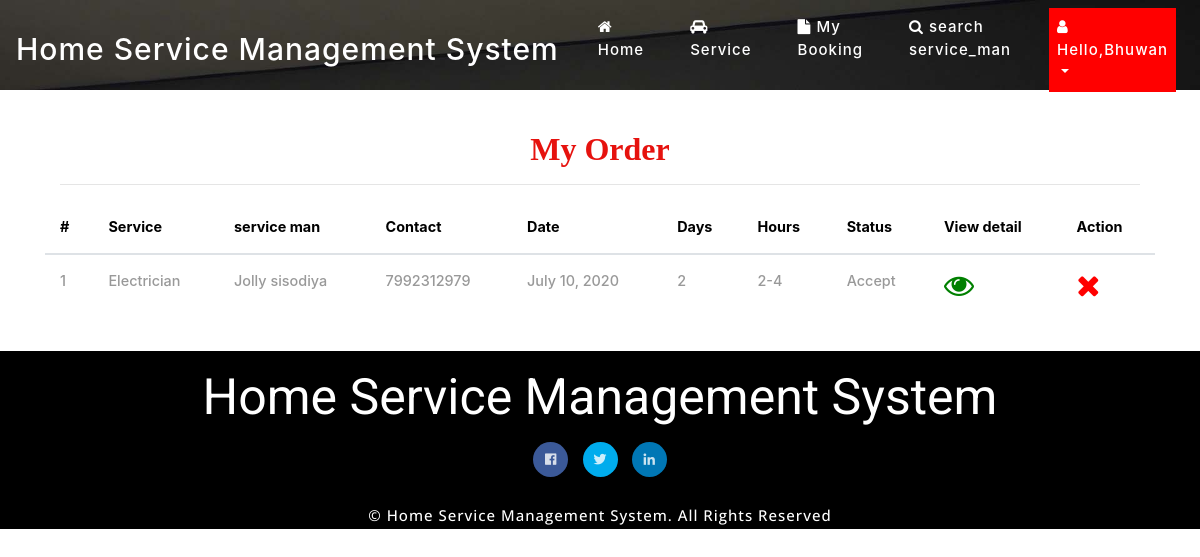
The page /customer_order (signed in) on the database its author committed.
### home_service/models.py (models this page shows, shortened)
class Order(models.Model):
    report_status = models.CharField(max_length=100, null=True)
    status = models.ForeignKey(Status,on_delete=models.CASCADE,null=True)
    service = models.ForeignKey(Service_Man, on_delete=models.CASCADE, null=True)
    customer = models.ForeignKey(Customer, on_delete=models.CASCADE, null=True)
    book_date = models.DateField(null=True)
    book_days = models.CharField(max_length=100, null=True)
    book_hours = models.CharField(max_length=100, null=True)

class Service_Man(models.Model):
    status = models.ForeignKey(Status, on_delete=models.CASCADE, null=True)
    city = models.ForeignKey(City, on_delete=models.CASCADE, null=True)
    user = models.ForeignKey(User, on_delete=models.CASCADE, null=True)
    contact = models.CharField(max_length=100, null=True)
    address = models.CharField(max_length=100, null=True)
    doj = models.DateField(null=True)
    dob = models.DateField(null=True)
    id_type = models.CharField(max_length=100, null=True)
    service_name = models.CharField(max_length=100, null=True)
    experience = models.CharField(max_length=100, null=True)
    id_card = models.FileField(null=True)
    image = models.FileField(null=True)

class Status(models.Model):
    status = models.CharField(max_length=30, null=True)

### home_service/views.py (the view)
# urls.py: path('customer_order',Customer_Order,name="customer_order"),
def Customer_Order(request):
    user= User.objects.get(id=request.user.id)
    error=""
    try:
        sign = Customer.objects.get(user=user)
        error = "pat"
    except:
        sign = Service_Man.objects.get(user=user)
        pass
    order = Order.objects.filter(customer=sign)
    d = {'error':error,'order':order}
    return render(request,'customer_order.html',d)

### home_service/templates/customer_order.html (shortened to what this page needs)
{% extends 'index.html' %}
{% load static %}
{% block body %}
	<div class="w3l_banner_info" style="height:10px">
		<div class="slider1">
			<div class="callbacks_container">
				<ul class="rslides" id="slider3">
					<li>
						<div class="slider1-img" style="height:90px">
							<div class="slider_banner_info">
							</div>
						</div>
					</li>
				</ul>
			</div>
		</div>
	</div>
</header>
<div class="container-fluid" style="margin-top:10%">
               <div class="container">
                            <div class="container-fluid">
                               <h2 style="font-weight:bold;font-family : 'Monotype Corsiva' ; color : #E6120E ;margin-top:5%" align="center">My Order</h2><hr>
                            </div>
                                <table class="table table-hover">
                                  <thead>
                                    <tr>
                                      <th style="color:black">#</th>
                                      <th style="color:black">Service</th>
                                      <th style="color:black">service man</th>
                                      <th style="color:black">Contact</th>
                                      <th style="color:black">Date</th>
                                      <th style="color:black">Days</th>
                                      <th style="color:black">Hours</th>
                                      <th style="color:black">Status</th>
                                      <th style="color:black">View detail</th>
                                      <th style="color:black">Action</th>
                                  </tr>
                              </thead>
                              <tbody>
                              {% for i in order %}
                                <tr>
                                  <td>{{forloop.counter}}</td>
                                  <td>{{i.service.service_name}}</td>
                                  <td>{{i.service.user.first_name}} {{i.service.user.last_name}}</td>
                                  <td>{{i.service.contact}}</td>
                                  <td>{{i.book_date}}</td>
                                  <td>{{i.book_days}}</td>
                                  <td>{{i.book_hours}}</td>
                                  <td>{{i.status.status}}</td>
                                  <td><a href="{% url 'Booking_detail' i.id %}" ><i style="font-size:30px;color:green" class="fa fa-eye"></i></a></td>
                                  <td><a href="{% url 'delete_Booking' i.id %}" ><i style="font-size:30px;color:red" class="fa fa-times" onclick="return confirm('Are You Confirm?')"></i></a></td>
                              </tr>
                              {% endfor %}
                          </tbody>
                      </table>
             </div>
</div>
    {% endblock %}

### home_service/templates/index.html (shortened to what this page needs)
<!DOCTYPE html>
{% load static %}
<html>
<head>
<link href="{% static 'css/bootstrap.min.css' %}" rel="stylesheet" type="text/css" media="all">
<link href="{% static 'css/fontawesome-all.min.css' %}" rel="stylesheet" type="text/css" media="all">
<link href="{% static 'css/easy-responsive-tabs.css' %}" rel='stylesheet' type='text/css'/>
<link rel="stylesheet" href="{% static 'css/flexslider.css' %}" type="text/css" media="all">
<link rel="stylesheet" type="text/css" href="{% static 'css/style_common.css' %}" />
<link rel="stylesheet" type="text/css" href="{% static 'css/style1.css' %}" />
<link href="{% static 'css/style.css' %}" rel="stylesheet" type="text/css" media="all"/>
<link rel="stylesheet" href="https://cdnjs.cloudflare.com/ajax/libs/font-awesome/4.7.0/css/font-awesome.min.css">
</head>
<body>
<header>
	<nav class="navbar navbar-expand-lg navbar-light">
  <a class="navbar-brand" href="{% url 'home' %}" style="font-size:30px">Home Service Management System</a>
  <div class="collapse navbar-collapse" id="navbarSupportedContent">
    <ul class="navbar-nav ml-auto">
      {% if request.user.is_staff %}
        <li class="nav-item dropdown">
        <a class="nav-link dropdown-toggle" href="#" id="navbarDropdown" style="background-color:red" role="button" data-toggle="dropdown" aria-haspopup="true" aria-expanded="false">
          <i class="fa fa-user"></i> Hello,{{request.user.username}}
        </a>
        <div class="dropdown-menu" aria-labelledby="navbarDropdown">
          <a class="dropdown-item" href="{% url 'profile' %}">Profile</a>
          <a class="dropdown-item" href="{% url 'change_password' %}">Change Password</a>
          <a class="dropdown-item" href="{% url 'logout' %}">Logout</a>
        </div>
      </li>
        {% else %}
        {% if request.user.username %}
        {% if error == "pat" %}
        <li class="nav-item ">
        <a class="nav-link" href="{% url 'user_home' %}">
           <i class="fa fa-home"></i> Home</a>
      </li>
        <li class="nav-item ">
        <a class="nav-link" href="{% url 'service' %}">
           <i class="fa fa-car"></i> Service</a>
      </li>
        <li class="nav-item ">
        <a class="nav-link" href="{% url 'customer_order' %}">
           <i class="fa fa-file"></i> My Booking</a>
      </li>
      <li class="nav-item ">
        <a class="nav-link" href="{% url 'search_cities' %}">
           <i class="fa fa-search"></i> search service_man</a>
      </li>
        <li class="nav-item dropdown">
        <a class="nav-link dropdown-toggle" href="#" id="navbarDropdown" style="background-color:red" role="button" data-toggle="dropdown" aria-haspopup="true" aria-expanded="false">
          <i class="fa fa-user"></i> Hello,{{request.user.username}}
        </a>
      </li>
        {% endif %}
        {% endif %}
        {% endif %}
    </ul>
  </div>
</nav>
    {% block body %}
    {% endblock %}
<section class="footer">
<div class="container">
<h3>Home Service Management System</h3>
     <div class="wrapper">
<ul class="social-icons icon-circle icon-zoom list-unstyled list-inline">
<li> <a href="#"><i class="fab fa-facebook-f"></i></a></li>
<li> <a href="#"><i class="fab fa-twitter"></i></a></li>
<li> <a href="#"><i class="fab fa-linkedin-in"></i></a></li>
</ul>
</div>
<div class="copyright">
			<p>© Home Service Management System. All Rights Reserved </p>
		</div>
	</div>
</section>
</body>
</html>

### home_service/static/css/easy-responsive-tabs.css (style rules this page uses)
body { margin: 0px; padding: 0px; background: #f5f5f5; font-weight: 500; }
ul.resp-tabs-list, p { margin: 0px; padding: 0px; }

### home_service/static/css/style.css (style rules this page uses)
body { padding: 0; margin: 0; background-color:#fff; }
body a { transition: 0.5s all; -webkit-transition: 0.5s all; -moz-transition: 0.5s all; -o-transition: 0.5s all; -ms-transition: 0.5s all; text-decoration: none; }
h1, h2, h3, h4, h5, h6 { margin: 0; padding: 0; font-weight:normal; font-family: 'Roboto', sans-serif; }
p { margin: 0; letter-spacing:1px; line-height:1.8em; font-size:13px; font-family: 'Open Sans', sans-serif; }
ul { margin: 0; padding: 0; }
a { color:#000; }
.navbar-collapse { padding: 0; }
.slider_banner_info { padding-top: 18em; text-align: center; width: 60%; margin: 0 auto; }
.slider1-img { background: url(../images/2.jpg) no-repeat 0px 0px; background-size: cover; -webkit-background-size: cover; -moz-background-size: cover; -o-background-size: cover; -ms-background-size: cover; height: 400px; }
#slider2, #slider3 { box-shadow: none; -moz-box-shadow: none; -webkit-box-shadow: none; margin: 0 auto; }
.callbacks { position: relative; list-style: none; overflow: hidden; width: 100%; padding: 0; margin: 0; }
.callbacks li { position: absolute; width: 100%; }
.rslides { position: relative; list-style: none; overflow: hidden; width: 100%; padding: 0; }
.rslides li { -webkit-backface-visibility: hidden; position: absolute; display: none; width: 100%; left: 0; top: 0; }
.rslides li { position: relative; display: block; float: left; }
nav.navbar.navbar-expand-lg.navbar-light { position: absolute; top: 0px; z-index: 9; width:100%; }
.w3l_banner_info { position: relative; }
.navbar-light .navbar-brand { color: #fff; font-size:50px; letter-spacing: 1px; }
.navbar-light .navbar-nav .nav-link { color: #fff; font-size: 15px; letter-spacing: 1px; margin:0 15px; }
i.fa.fa-eye { font-size: 50px; color: #000; margin-bottom: 20px; color:#000; }
.table > thead > tr > th, .table > tbody > tr > th, .table > tfoot > tr > th, .table > thead > tr > td, .table > tbody > tr > td, .table > tfoot > tr > td { border-top: none !important; }
.table td, .table>tbody>tr>td, .table>tbody>tr>th, .table>tfoot>tr>td, .table>tfoot>tr>th, .table>thead>tr>td, .table>thead>tr>th { padding: 15px!important; }
.table > thead > tr > th, .table > tbody > tr > th, .table > tfoot > tr > th, .table > thead > tr > td, .table > tbody > tr > td, .table > tfoot > tr > td { font-size: 0.9em; color: #999; border-top: none !important; }
.social-icons .fab { width: 35px; height: 35px; line-height: 35px; font-size:13px; text-align: center; color: #FFF; color: rgba(255, 255, 255, 0.8); -webkit-transition: all 0.3s ease-in-out; -moz-transition: all 0.3s ease-in-out; -ms-transition: all 0.3s ease-in-out; -o-transition: all 0.3s ease-in-out; transition: all 0.3s ease-in-out; }
.wrapper { margin: 15px 0; }
.social-icons.icon-circle .fab { border-radius: 50%; }
i.fab.fa-linkedin-in { background-color: #0077B5; }
i.fab.fa-twitter { background-color: #00aced; }
i.fab.fa-facebook-f { background-color: #3b5998; }
.list-inline li { display: inline-block; padding-right: 5px; padding-left: 5px; margin-bottom: 10px; }
section.footer { text-align: center; background-color: #000; padding: 1em 0 0; }
section.footer h3 { font-size: 50px; color: #fff; }
.copyright p { color:#fff; font-size: 15px; }

### home_service/templates/customer_order.html (style rules this page uses)
th { color:black; font-weight:bold; }

### rows shown on the page
Order: service.service_name "Electrician", service.user.first_name "Jolly", service.user.last_name "sisodiya", service.contact "7992312979", book_date "July 10, 2020", book_days "2", book_hours "2-4", status.status "Accept"

### other values the page prints
{{ request.user.username }} "Bhuwan"
